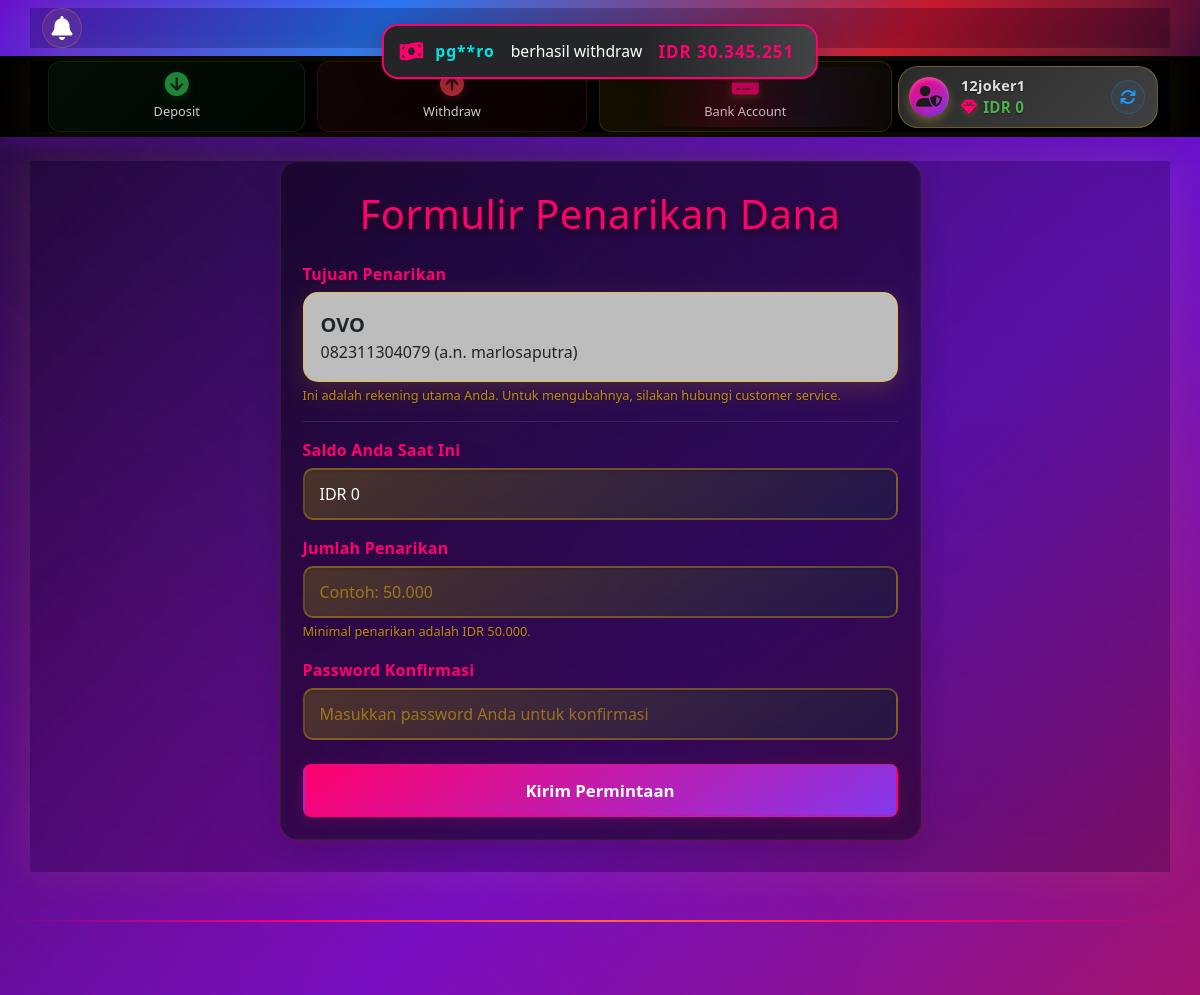
The app's page /withdraw.php (signed in) with its own data.
### tables this page shows
CREATE TABLE `users` (
  `id` int(11) NOT NULL,
  `username` varchar(50) NOT NULL,
  `password` varchar(255) NOT NULL,
  `full_name` varchar(100) DEFAULT NULL,
  `email` varchar(100) NOT NULL,
  `phone` varchar(20) DEFAULT NULL,
  `balance` decimal(15,2) NOT NULL DEFAULT 0.00,
  `status` enum('active','suspended','banned') NOT NULL DEFAULT 'active',
  `last_seen` timestamp NULL DEFAULT NULL,
  `referral_code` varchar(10) DEFAULT NULL,
  `referred_by` varchar(50) DEFAULT NULL,
  `registration_date` timestamp NOT NULL DEFAULT current_timestamp()
);

CREATE TABLE `user_banks` (
  `id` int(11) NOT NULL,
  `user_id` int(11) NOT NULL,
  `bank_name` varchar(50) NOT NULL,
  `account_number` varchar(50) NOT NULL,
  `account_name` varchar(100) NOT NULL,
  `is_primary` tinyint(1) NOT NULL DEFAULT 0,
  `created_at` timestamp NOT NULL DEFAULT current_timestamp()
);

### withdraw.php (the view, shortened to what this page needs)
<?php
require_once 'includes/header.php';
$user_id = $_SESSION['user_id'];
$bank_stmt = $conn->prepare(
    "SELECT ub.bank_name, ub.account_name, ub.account_number, pm.logo
     FROM user_banks ub
     LEFT JOIN payment_methods pm ON ub.bank_name = pm.method_code
     WHERE ub.user_id = ? AND ub.is_primary = 1"
);
$bank_stmt->bind_param("i", $user_id);
$bank_stmt->execute();
$bank_result = $bank_stmt->get_result();
$primary_bank = $bank_result->fetch_assoc();
$user_stmt = $conn->prepare("SELECT balance FROM users WHERE id = ?");
$user_stmt->bind_param("i", $user_id);
$user_stmt->execute();
$user_balance = $user_stmt->get_result()->fetch_assoc()['balance'];
?>
<main class="container my-4">
    <div class="row justify-content-center">
        <div class="col-lg-7 col-md-9">
            <div class="modern-card">
                <div class="modern-title">
                    <h1 class="page-title text-center mb-4">Formulir Penarikan Dana</h1>
                </div>
                <?php if (!$primary_bank) : ?>
                    <div class="alert alert-warning text-center">
                        Anda belum mengatur rekening bank utama. Silakan hubungi admin untuk menambahkan rekening Anda.
                    </div>
                <?php else : ?>
                    <form action="process_withdraw.php" method="POST" id="withdraw-form">
                        <div class="mb-3">
                            <label class="form-label">Tujuan Penarikan</label>
                            <div class="card bg-secondary p-3">
                                <div class="d-flex align-items-center">
                                    <div>
                                        <div class="fw-bold fs-5"><?php echo htmlspecialchars($primary_bank['bank_name']); ?></div>
                                        <div><?php echo htmlspecialchars($primary_bank['account_number']); ?> (a.n. <?php echo htmlspecialchars($primary_bank['account_name']); ?>)</div>
                                    </div>
                                </div>
                            </div>
                            <div class="form-text">Ini adalah rekening utama Anda. Untuk mengubahnya, silakan hubungi customer service.</div>
                        </div>
                        <hr class="border-secondary">
                        <div class="mb-3">
                            <label class="form-label">Saldo Anda Saat Ini</label>
                            <input type="text" class="form-control" value="IDR <?php echo number_format($user_balance, 0, ',', '.'); ?>" readonly>
                        </div>
                        <div class="mb-3">
                            <label for="amount" class="form-label">Jumlah Penarikan</label>
                            <input type="text" class="form-control deposit-amount-input" id="amount" name="amount" placeholder="Contoh: 50.000" required>
                            <div class="form-text">Minimal penarikan adalah IDR 50.000.</div>
                        </div>
                        <div class="mb-3">
                            <label for="password" class="form-label">Password Konfirmasi</label>
                            <input type="password" class="form-control" id="password" name="password" required placeholder="Masukkan password Anda untuk konfirmasi">
                        </div>
                        <div class="d-grid mt-4">
                            <button type="submit" class="btn btn-warning btn-lg fw-bold">Kirim Permintaan</button>
                        </div>
                    </form>
                <?php endif; ?>
            </div>
        </div>
    </div>
</main>
<?php
require_once 'includes/footer.php';
?>

### includes/nav-user.php (shortened to what this page needs)
<?php
$user_id_from_session = $_SESSION['user_id'];
$balance_stmt = $conn->prepare("SELECT balance FROM users WHERE id = ?");
$balance_stmt->bind_param("i", $user_id_from_session);
$balance_stmt->execute();
$balance_result = $balance_stmt->get_result();
$user_balance = ($balance_result->num_rows > 0) ? $balance_result->fetch_assoc()['balance'] : 0;
?>
<header class="user-main-header sticky-top">
    <div class="super-top-bar">
        <div class="container">
            <div class="d-none d-lg-flex justify-content-between align-items-center position-relative">
                <button class="btn btn-header-icon"><i class="fas fa-bell"></i></button>
                <a href="beranda" class="header-logo-center">
                </a>
            </div>
        </div>
    </div>
    <div class="bottom-bar">
        <div class="container d-flex justify-content-between align-items-center">
            <a href="deposit" class="header-icon-link deposit-link">
                <i class="fas fa-arrow-circle-down"></i>
                <span>Deposit</span>
            </a>
            <a href="withdraw" class="header-icon-link withdraw-link">
                <i class="fas fa-arrow-circle-up"></i>
                <span>Withdraw</span>
            </a>
            <a href="rekening" class="header-icon-link bank-link">
                <i class="fas fa-credit-card"></i>
                <span>Bank Account</span>
            </a>
            <div class="user-wallet-block ms-auto">
                <div class="user-icon-wrapper">
                    <i class="fas fa-user-shield"></i>
                </div>
                <div class="user-details-wrapper">
                    <span class="username"><?php echo htmlspecialchars($_SESSION['username'] ?? ''); ?></span>
                    <div class="balance" id="user-balance">
                        <i class="fas fa-gem"></i>
                        <span>IDR <?php echo number_format($user_balance, 0, ',', '.'); ?></span>
                    </div>
                </div>
                <button id="refresh-balance" class="btn btn-sm btn-refresh-wallet"><i class="fas fa-arrows-rotate"></i></button>
            </div>
        </div>
    </div>
</header>

### records on screen
users: balance "0", balance "IDR 0"
user_banks: bank_name "OVO", account_number "082311304079", account_name "marlosaputra"

### other values on screen
$_SESSION['username'] "12joker1"
